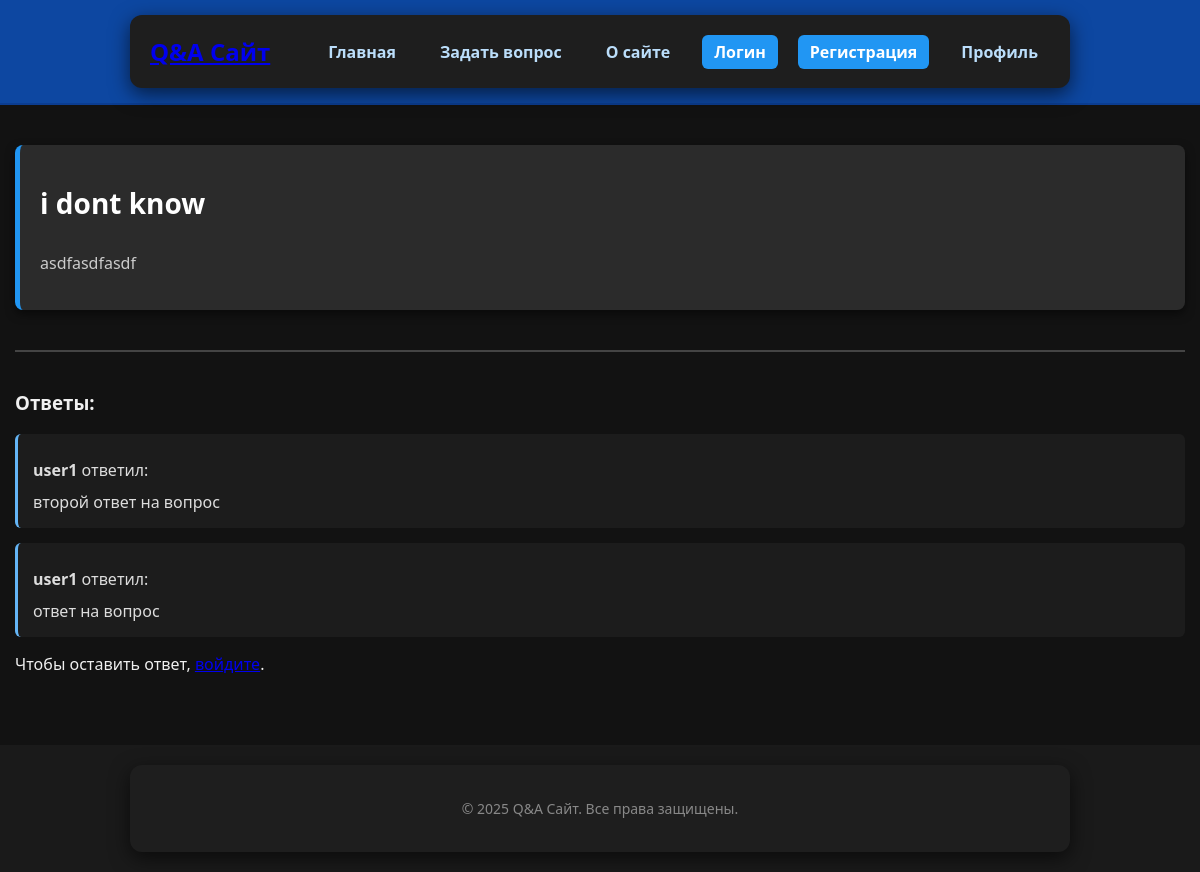
Before: /questions/i-dont-know/ with the older database file.
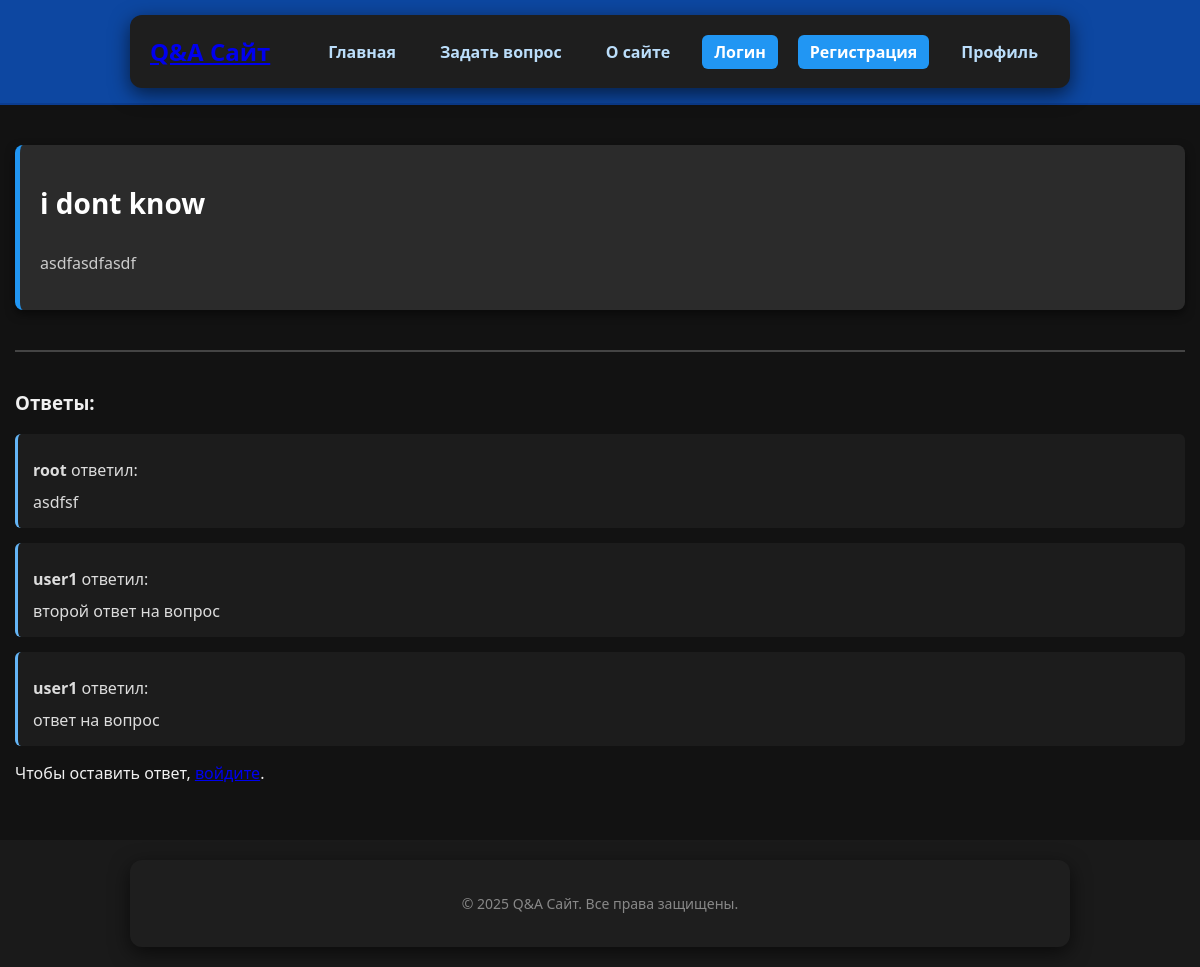
After: the same page with the newer database file.
### service/models.py (models this page shows, shortened)
class Question(models.Model):
    author = models.ForeignKey(User, on_delete=models.CASCADE, related_name='questions', verbose_name='Автор вопроса')
    title = models.CharField(max_length=255, verbose_name="Заголовок") #verbose_name отвечает за то, как отображается поле в админке
    content = models.TextField(blank=True, verbose_name="Содержание") #blank=True - возможность оставить поле пустым(в форме джанго)
    time_create = models.DateTimeField(auto_now_add=True, verbose_name='Время создания') #auto_now_add=True заполняется поле ТЕКУЩИМ временем при создании вопроса, при изменении время не меняется
    time_update =  models.DateTimeField(auto_now=True, verbose_name='Время изменения') #Меняется при изменении
    is_active = models.BooleanField(default=True, verbose_name='Статус') #soft delete - делаю данные неактивными, чтобы в случае случайного удаления - их можно было восстановить
    slug = models.SlugField(unique=True, blank=True)  # слаг
    class Meta:
        verbose_name = 'Вопрос' # заменяет название в админ панели
        verbose_name_plural = "Вопросы" # множественное число в названии(чтобы убрать s на конце)

class Answer(models.Model):
    author = models.ForeignKey(User, on_delete=models.CASCADE, related_name='answers')
    content = models.TextField(blank=False)
    time_create = models.DateTimeField(auto_now_add=True) #auto_now_add=True заполняется поле ТЕКУЩИМ временем при создании вопроса, при изменении время не меняется
    time_update =  models.DateTimeField(auto_now=True) #Меняется при изменении
    is_active = models.BooleanField(default=True)
    question = models.ForeignKey(Question, on_delete=models.CASCADE, related_name='answers')
    parent = models.ForeignKey(
        "self",  # ссылаемся на саму модель
        null=True,
        blank=True,
        on_delete=models.CASCADE,
        related_name="child_answers"
    )
    class Meta:
        verbose_name = 'Ответ'
        verbose_name_plural = "Ответы"

### service/views.py (the view, shortened to what this page needs)
# urls.py: path('questions/<slug:slug>/', views.QuestionDetailView.as_view(), name='question_detail'),
class QuestionDetailView(DetailView):
    model = Question
    template_name = 'service/question_detail.html'
    context_object_name = 'question'
    def get_context_data(self, **kwargs):
        context = super().get_context_data(**kwargs)
        context['answers'] = self.object.answers.all().order_by('-time_create')
        context['form'] = AnswerForm()
        return context

### service/templates/service/question_detail.html
{% extends "base.html" %}
{% block content %}
<div class="question-detail">
  <h1>{{ question.title }}</h1>
  <p>{{ question.content }}</p>
</div>
<div class="answers-section">
  <h3>Ответы:</h3>
  {% for answer in answers %}
      <div class="answer-card">
          <p><strong>{{ answer.author.username }}</strong> ответил:</p>
          <p>{{ answer.content }}</p>
      </div>
  {% empty %}
      <p>Пока нет ответов.</p>
  {% endfor %}
</div>
{% if user.is_authenticated %}
<div class="answer-form">
  <h3>Добавить ответ:</h3>
  <form method="post">
      {% csrf_token %}
      <div class="form-group">
        {{ form.content }}
      </div>
      <button type="submit" class="submit-btn">Отправить</button>
  </form>
</div>
{% else %}
  <p>Чтобы оставить ответ, <a href="{% url 'login' %}">войдите</a>.</p>
{% endif %}
{% endblock %}

### templates/base.html (shortened to what this page needs)
{% load static %}
<!DOCTYPE html>
<html lang="ru">
<head>
  <link type="text/css" rel="stylesheet" href="{% static 'service/css/style.css' %}">
</head>
<body>
  <header class="site-header">
    <div class="container">
      <h1><a href="/">Q&A Сайт</a></h1>
      <nav>
        <ul>
          <li><a href="/">Главная</a></li>
          <li><a href="{% url 'question_create' %}">Задать вопрос</a></li>
          <li><a href="#">О сайте</a></li>
          <li><a href="/login" class="btn-header">Логин</a></li>
          <li><a href="/registration" class="btn-header">Регистрация</a></li>
          <li><a href="/profile">Профиль</a></li>
        </ul>
      </nav>
    </div>
  </header>
  <main class="site-content">
    {% block content %}{% endblock %}
  </main>
  <footer class="site-footer">
    <div class="container">
      <p>&copy; {{ now|default:"2025" }} Q&A Сайт. Все права защищены.</p>
    </div>
  </footer>
</body>
</html>

### service/static/service/css/style.css (style rules this page uses)
body { font-family: 'Segoe UI', Tahoma, Geneva, Verdana, sans-serif; background-color: #121212; margin: 0; padding: 0; color: #f0f0f0; }
.container { max-width: 900px; margin: 0 auto; padding: 20px; background-color: #1e1e1e; border-radius: 12px; box-shadow: 0 6px 20px rgba(0, 0, 0, 0.6); }
.site-header { background-color: #0d47a1; color: white; padding: 15px 0; border-bottom: 2px solid #0b3d91; }
.site-header .container { display: flex; justify-content: space-between; align-items: center; }
.site-header h1 { margin: 0; font-size: 24px; }
.site-header nav ul { list-style: none; display: flex; gap: 20px; margin: 0; padding: 0; }
.site-header nav ul li a { font-weight: bold; padding: 6px 12px; border-radius: 6px; color: #bbdefb; text-decoration: none; transition: background 0.3s, color 0.3s; }
.btn-header { background-color: #2196f3; color: white !important; padding: 6px 10px; border-radius: 6px; transition: background 0.3s; text-decoration: none; }
.site-content { padding: 40px 15px; min-height: 70vh; }
h1 { text-align: center; margin-bottom: 30px; color: #ffffff; }
.site-footer { background-color: #1a1a1a; text-align: center; padding: 20px 0; font-size: 14px; color: #888; }
h1 { text-align: left; font-size: 28px; margin-bottom: 30px; color: #ffffff; }
.question-detail { background-color: #2b2b2b; padding: 20px; border-left: 5px solid #2196f3; border-radius: 8px; margin-bottom: 40px; box-shadow: 0 4px 10px rgba(0,0,0,0.5); }
.question-detail p { color: #ccc; font-size: 16px; }
.answers-section { margin-top: 40px; padding-top: 20px; border-top: 2px solid #444; }
.answer-card { background-color: #1c1c1c; padding: 15px; border-radius: 6px; margin-bottom: 15px; border-left: 3px solid #64b5f6; }
.answer-card p { margin: 10px 0 0; color: #ddd; }

Changed rows visible on the page:
added Answer: author.username "root", content "asdfsf"
